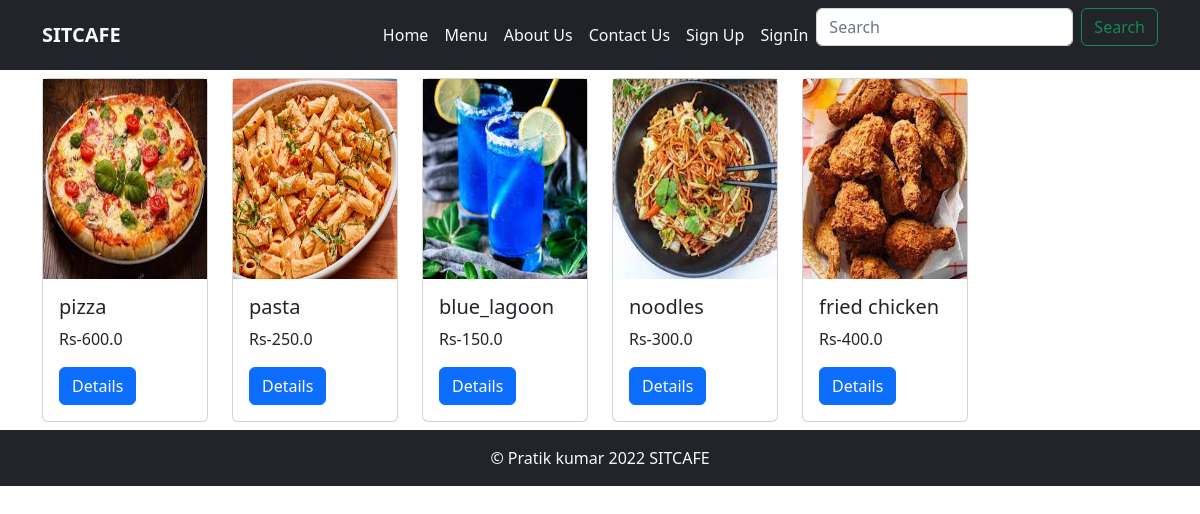
The page /food/menu/ on the database its author committed.
### food/models.py (models this page shows, shortened)
class Food(models.Model):
    category = models.ForeignKey(cuisine, on_delete = models.DO_NOTHING)
    name = models.CharField(max_length = 100)
    description = models.TextField()
    secondery_desscription = models.TextField(blank = True)
    price = models.FloatField()
    is_available = models.BooleanField(default = True)
    image = models.ImageField(upload_to = "food_images/")

### food/views.py (the view)
# urls.py: path('menu/',views.menu,name='menu'),
def menu(request):
    foods = Food.objects.all()
    context = {
        'foods' : foods
    }
    return render(request,'food/menu.html',context)

### templates/food/menu.html (shortened to what this page needs)
{% extends 'base.html' %}
{% block content %}
<div class = 'container'>
    <div class = "row">
        {% for food in foods %}
            <div class = "col-md-2 col-6">
                <div class = "card my-2">
                    <img src="{{food.image.url}}" alt="" class = "card-top-img" height = 200px>
                    <div class ="card-body">
                        <h5 class ="h5">{{food.name}}</h5>
                        <p class = "card-text">Rs-{{food.price}}</p>
                        <a href="{% url 'details'  food.id %}" class = "btn btn-primary">Details</a>
                    </div>
                </div>
            </div>
        {% endfor %}
    </div>
</div>
{% endblock content %}

### templates/base.html (shortened to what this page needs)
{% load static %}
<html lang="en">
<head>
    <link rel="stylesheet" href="{% static 'bootstrpfile/css/bootstrap.min.css' %}">
    <link rel="stylesheet" href="{% static 'css/styles.css'%}">
    {% block css %}
      <link rel="stylesheet" href="{% static 'css/cartstyle.css' %}">
    {% endblock css %}
</head>
<body>
    <nav class="navbar navbar-expand-lg bg-dark ">
        <div class="container ">
          <a class="navbar-brand text-light" href="#"><b><b><b><b>SITCAFE</b></b></b></b></a>
          <div class="collapse navbar-collapse" id="navbarSupportedContent">
            <ul class="navbar-nav ms-auto mb-2 mb-lg-0">
              <li class="nav-item">
                <a class="nav-link active text-light" aria-current="page" href="{% url 'Home'%}">Home</a>
              </li>
              <li class="nav-item">
                <a class="nav-link active text-light" aria-current="page" href="{% url 'menu' %}">Menu</a>
              </li>
              <li class="nav-item">
                <a class="nav-link active text-light" aria-current="page" href="{% url 'About' %}">About Us</a>
              </li>
              <li class="nav-item">
                <a class="nav-link active text-light" aria-current="page" href="{% url 'Contact_us' %}">Contact Us</a>
              </li>
              {% if user.is_authenticated %}
              <li class="nav-item">
                <a class="nav-link active text-light" aria-current="page" href="{% url 'cart' %}">Cart</a>
              </li>
              <li class="nav-item dropdown">
                <a class="nav-link dropdown-toggle text-light" href="#" role="button" data-bs-toggle="dropdown" aria-expanded="false">
                  Welcome {{user}}
                </a>
                <ul class="dropdown-menu">
                  <li><a class="dropdown-item" href="#">Action</a></li>
                  <li><a class="dropdown-item" href="#">Another action</a></li>
                  <li><hr class="dropdown-divider"></li>
                  <li><a class="dropdown-item" href = "{% url 'signout' %}">logout</a></li>
                </ul>
              </li>
              {% else %}
              <li class="nav-item">
                <a class="nav-link active text-light" aria-current="page" href="{% url 'signup' %}">Sign Up</a>
              </li>
              <li class="nav-item">
                <a class="nav-link active text-light" aria-current="page" href="{% url 'sign_in' %}">SignIn</a>
              </li>
              {% endif %}
            </ul>
            <form class="d-flex" role="search" action ="{% url 'search' %}" method ="post">
              <input class="form-control me-2" type="search" name = "search" placeholder="Search" aria-label="Search">
              <button class="btn btn-outline-success" type="submit">Search</button>
            </form>
          </div>
        </div>
      </nav>
    {% block content %}
    {% endblock content %}
    <footer class = "bg-dark p-3 text-center text-light"  >
        &copy; Pratik kumar 2022 SITCAFE
    </footer>
</body>
</html>

### rows shown on the page
Food: image (picture), name "pizza", price "600.0"
Food: image (picture), name "pasta", price "250.0"
Food: image (picture), name "blue_lagoon", price "150.0"
Food: image (picture), name "noodles", price "300.0"
Food: image (picture), name "fried chicken", price "400.0"
